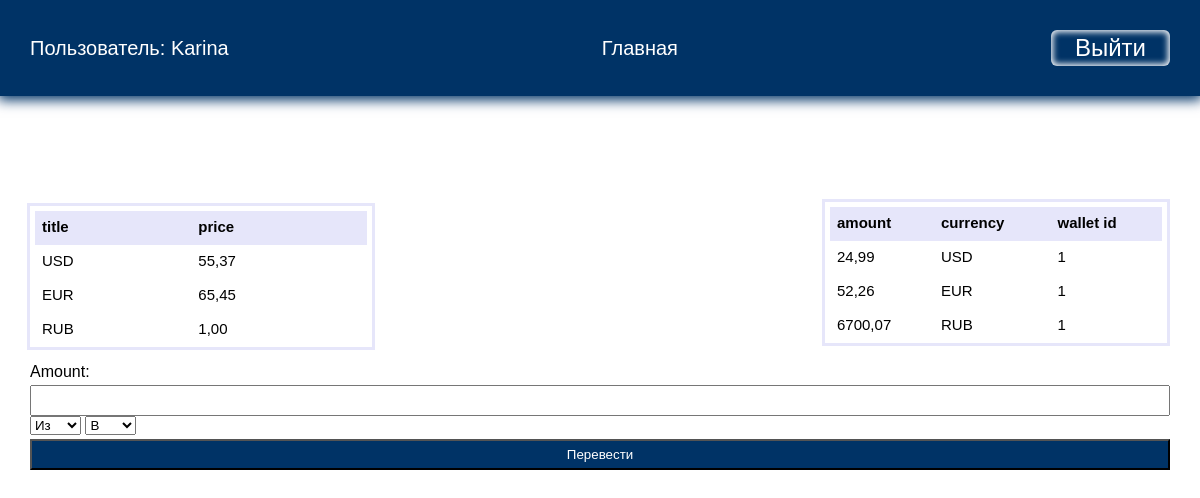
/current/ (signed in), run on the app's committed database.
### exchange/models.py (models this page shows)
class Currency(models.Model):
    title = models.CharField(max_length=10)
    price = models.DecimalField(max_digits=10, default=0, decimal_places=2)

class CurrencyWallet(models.Model):
    currency = models.ForeignKey(Currency, on_delete=models.CASCADE)
    wallet = models.ForeignKey(Wallet, on_delete=models.CASCADE)
    amount = models.DecimalField(max_digits=10, default=0, decimal_places=2)

### exchange/views.py (the view, shortened to what this page needs)
# urls.py: path('current/', views.mainpage, name='mainpage'),
@login_required
def mainpage(request):
    currency = Currency.objects.all()
    print(request.method)
    wallet = Wallet.objects.get(user_id=request.user.id)
    wallets = CurrencyWallet.objects.filter(wallet_id=wallet.id)
    return render(request, 'exchange/main_page.html', {'currency': currency, 'wallets': wallets, 'form': ExchangeForm()})

### exchange/forms.py
class ExchangeForm(forms.Form):
    amount = forms.DecimalField(max_digits=10, decimal_places=2)

### exchange/templates/exchange/main_page.html (shortened to what this page needs)
{% extends 'exchange/base.html' %}
{% block content %}
    {% if currency|length > 0%}
    <table class="rate">
        <thead>
        <tr>
            <th>title</th>
            <th>price</th>
        </tr>
        </thead>
        <tbody>
        {% for currency in currency %}
        <tr>
            <td>{{ currency.title }}</td>
            <td>{{ currency.price }}</td>
        </tr>
        {% endfor %}
        </tbody>
    </table>
    {% endif %}
    <table class="my_wallet">
        <thead>
        <tr>
            <th>amount</th>
            <th>currency</th>
            <th>wallet id</th>
        </tr>
        </thead>
        <tbody>
        {% for wallet in wallets %}
        <tr>
            <td>{{ wallet.amount }}</td>
            <td>{{ wallet.currency.title }}</td>
            <td>{{ wallet.wallet_id }}</td>
        </tr>
        {% endfor %}
        </tbody>
    </table>
<div class="content">
    <form action="{% url 'mainpage' %}" method="POST" name="mainpage">
        {{ form }}
        <select name="currency_from" class="form-control">
            <option selected disabled>Из</option>
        </select>
        <select name="currency_to" class="form-control">
            <option selected disabled>В</option>
        </select>
        <input class="btn" formmethod="POST" type="submit" value="Перевести">
    </form>
</div>
{% endblock %}

### exchange/templates/exchange/base.html (shortened to what this page needs)
{% load static %}
<!DOCTYPE html>
<html lang="en">
<head>
    <link rel="stylesheet" href="{% static 'css/style.css' %}">
</head>
<body>
{% if user.is_authenticated %}
<div class="menu">
    <div class="wrap">
        <ul>
            <li class="log">Пользователь: {{ user.username }}</li>
            <li><a href="{% url 'mainpage' %}">Главная</a></li>
            <li>
                <form action="{% url 'logoutuser' %}" method="POST">
                    <button class="top">Выйти</button>
                </form>
        </ul>
    </div>
</div>
        {% endif %}
<div class="wrap">
    {% block content %}
    {% endblock %}
</div>
</body>
</html>

### exchange/static/css/style.css (style rules this page uses)
body { padding: 0; margin: 0; font-family: Arial, Helvetica, sans-serif; }
.wrap { max-width: 1200px; margin: 0 auto; padding: 10px 30px; box-sizing: border-box; }
.menu { background: #003366; box-shadow: 0 2px 12px 2px #003366; color:#fff; }
ul { list-style: none; padding: 0; }
.menu ul { display: flex; justify-content: space-between; align-items: center; font-size: 20px; }
a { text-decoration: none; }
.menu a { color: #fff; }
.btn { background: #003366; color: #FFF; }
button { border-radius: 6px; padding: 10px 40px; box-shadow: inset 0 0 6px 2px #FFF; margin-top: 40px; font-size: 24px; cursor:pointer; }
input { width: 100%; padding: 6px 10px; box-sizing: border-box; margin-top: 4px; cursor:pointer; }
.top { padding: 4px 24px; margin-top: 0; background: transparent; border: none; color: #FFF; }
table { width: 30%; margin-bottom: 20px; border: 5px solid #fff; border-top: 5px solid #fff; border-bottom: 3px solid #fff; border-collapse: collapse; outline: 3px solid #E6E6FA; font-size: 15px; background: #fff; }
table th { font-weight: bold; padding: 7px; background: #E6E6FA; border: none; text-align: left; font-size: 15px; border-top: 3px solid #fff; border-bottom: 3px solid #E6E6FA; }
table td { padding: 7px; border: none; border-top: 3px solid #fff; border-bottom: 3px solid #fff; font-size: 15px; }
.rate { margin-top: 100px; }
.my_wallet { margin-top: -165px; margin-left: 795px; }

### data on the page
Currency: title "USD", price "55,37"
Currency: title "EUR", price "65,45"
Currency: title "RUB", price "1,00"
CurrencyWallet: amount "24,99", currency "USD", wallet_id "1"
CurrencyWallet: amount "52,26", currency "EUR", wallet_id "1"
CurrencyWallet: amount "6700,07", currency "RUB", wallet_id "1"

### other printed values
{{ user.username }} "Karina"
